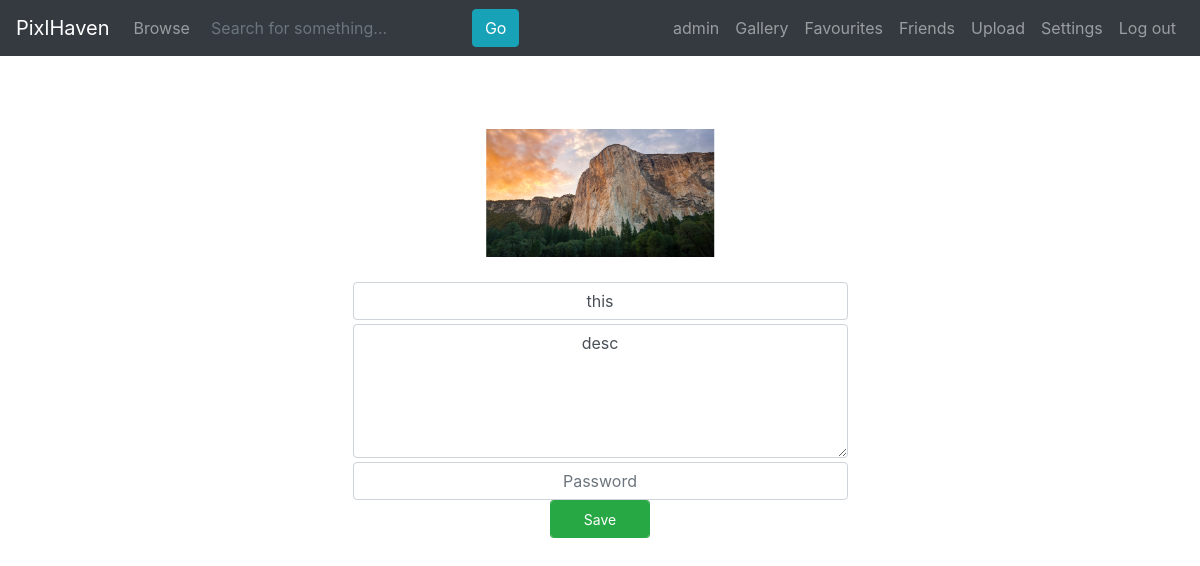
The page /user/admin/20181123191243/edit (signed in) on the database its author committed.
### tables this page shows
CREATE TABLE users (
            username TEXT NOT NULL,
            password TEXT NOT NULL,
            email TEXT NOT NULL,
            date_joined TEXT NOT NULL,
            rank INTEGER DEFAULT 0,
            description TEXT,
            PRIMARY KEY (username)
        );

CREATE TABLE gallery (
            username TEXT NOT NULL,
            date_uploaded TEXT NOT NULL,
            title TEXT NOT NULL,
            description TEXT,
            PRIMARY KEY (username, date_uploaded),
            FOREIGN KEY (username) REFERENCES users (username)
        );

### main.py (the view, shortened to what this page needs)
@app.route('/user/<urluser>/<urltitle>/edit', methods=['GET', 'POST'])
def edit(urluser=None, urltitle=None):
    user = get_user()
    if not user or user['username'] != urluser:
        return redirect(url_for('picture', urluser=urluser, urltitle=urltitle))
    picture = get_picture(urluser, urltitle)
    message = None
    request.form.title = picture['title']
    request.form.description = picture['description']
    return render_template('edit.html', pagetitle='Edit', user=user, picture=picture, message=message)

### database.py (called while the page is built)
def get_user(username):
    table_get_user = 'SELECT username, password, email, date_joined, rank, description FROM users WHERE username = ?;'
    conn = sqlite3.connect(db_file)
    cur = conn.cursor()
    cur.execute(table_get_user, [username])
    u = cur.fetchone()
    cur.close()
    conn.commit()
    conn.close()
    if not u:
        return None
    return {
        'username': u[0],
        'password': u[1],
        'email': u[2],
        'date_joined': u[3],
        'rank': u[4],
        'description': u[5]
    }

def get_picture(username, date):
    table_get_picture = 'SELECT username, date_uploaded, title, description FROM gallery WHERE username = ? AND date_uploaded = ?;'
    conn = sqlite3.connect(db_file)
    cur = conn.cursor()
    cur.execute(table_get_picture, [username, date])
    p = cur.fetchone()
    cur.close()
    conn.commit()
    conn.close()
    if not p:
        return None
    return {
        'author': p[0],
        'date_uploaded': p[1],
        'title': p[2],
        'description': p[3]
    }

### main.py (called while the page is built)
def get_formatted_time(etime):
    return datetime.utcfromtimestamp(etime).strftime('%H:%M %d-%m-%Y')

def get_epoch_time(ftime):
    return time.mktime(time.strptime(ftime, '%Y%m%d%H%M%S'))

def logged_in():
    return 'username' in session

def get_picture(user, date):
    picture = database.get_picture(user, date)
    if not picture:
        return None
    file = url_for('static', filename='uploads/' + picture['author'] + '/' + picture['date_uploaded'] + '.png')
    return {
        'file': file,
        'author': picture['author'],
        'date_uploaded': picture['date_uploaded'],
        'date_uploaded_formatted': get_formatted_time(get_epoch_time(picture['date_uploaded'])),
        'title': picture['title'],
        'description': picture['description'],
    }

### templates/edit.html (shortened to what this page needs)
{% extends 'base.html' %}
{% block content %}
<div class="centre">
    <form class="settings-centre row" enctype="multipart/form-data" method="POST">
        <div class="avatar avatar-medium">
            <img src="{{ picture['file'] }}">
        </div>
        <input class="form-control form-text text-center" name="title" placeholder="Title" type="text" value="{{ request.form.title }}" required>
        <textarea class="form-control form-text text-center" cols="64" name="description" placeholder="Description" rows="5">{{ request.form.description }}</textarea>
        <input class="form-control form-text text-center" name="password" placeholder="Password" type="password" value="{{ request.form.password }}" required>
        <button class="btn btn-sm btn-success form-control" style="max-width: 100px;" type="submit">Save</button>
    </form>
</div>
{% endblock %}

### templates/base.html (shortened to what this page needs)
<!DOCTYPE html>
<html>
	<head>
		<link rel="stylesheet" href="https://stackpath.bootstrapcdn.com/bootstrap/4.1.3/css/bootstrap.min.css">
		<link rel="stylesheet" href="{{ url_for('static', filename='css/base.css') }}">
	</head>
	<body>
		<nav class="navbar navbar-expand-lg navbar-dark bg-dark">
			<a class="navbar-brand" href="{{ url_for('home') }}">PixlHaven</a>
			<div class="collapse navbar-collapse" id="navbarSupportedContent">
				<ul class="navbar-nav mr-auto">
					<a class="nav-link" href="{{ url_for('browse') }}">Browse</a>
					<form class="navbar-form navbar-left form-inline my-2 my-lg-0" action="/search/" method="post" name="form">
						<div class="form-group">
							<input type="text" class="btn-dark form-search form-control" name="search" id="search" placeholder="Search for something...">
						</div>
						<button type="submit" name="submit" id="submit" class="btn btn-info">Go</button>
					</form>
				</ul>
				<ul class="navbar-nav">
					{% if user %}
					<a class="nav-link" href="{{ url_for('user', urluser=user['username']) }}">{{ user['username'] }}</a>
					<a class="nav-link" href="{{ url_for('gallery', urluser=user['username']) }}">Gallery</a>
					<a class="nav-link" href="{{ url_for('favourites', urluser=user['username']) }}">Favourites</a>
					<a class="nav-link" href="{{ url_for('friends', urluser=user['username']) }}">Friends</a>
					<a class="nav-link" href="{{ url_for('upload') }}">Upload</a>
					<a class="nav-link" href="{{ url_for('settings') }}">Settings</a>
					<a class="nav-link" href="{{ url_for('logout') }}">Log out</a>
					{% else %}
					<a class="nav-link" href="{{ url_for('login') }}">Log in</a>
					<a class="nav-link" href="{{ url_for('register') }}">Register</a>
					{% endif %}
				</ul>
			</div>
		</nav>
		<main role="main" class="container">
			{% block content %}
			{% endblock %}
		</main>
	</body>
</html>

### static/css/base.css (style rules this page uses)
main { margin: 32px }
.avatar { margin: 25px auto; overflow: hidden; position: relative; }
.avatar img { height: 100%; left: 50%; position: absolute; top: 50%; transform: translate(-50%, -50%); }
.avatar-medium { height: 128px; widows: 128px; }
.centre { text-align: center; }
.settings-centre { display: inline-block; margin: 8px; max-width: 511px; padding: 8px; }

### rows shown on the page
users: username "admin"
gallery: title "this", description "desc"
